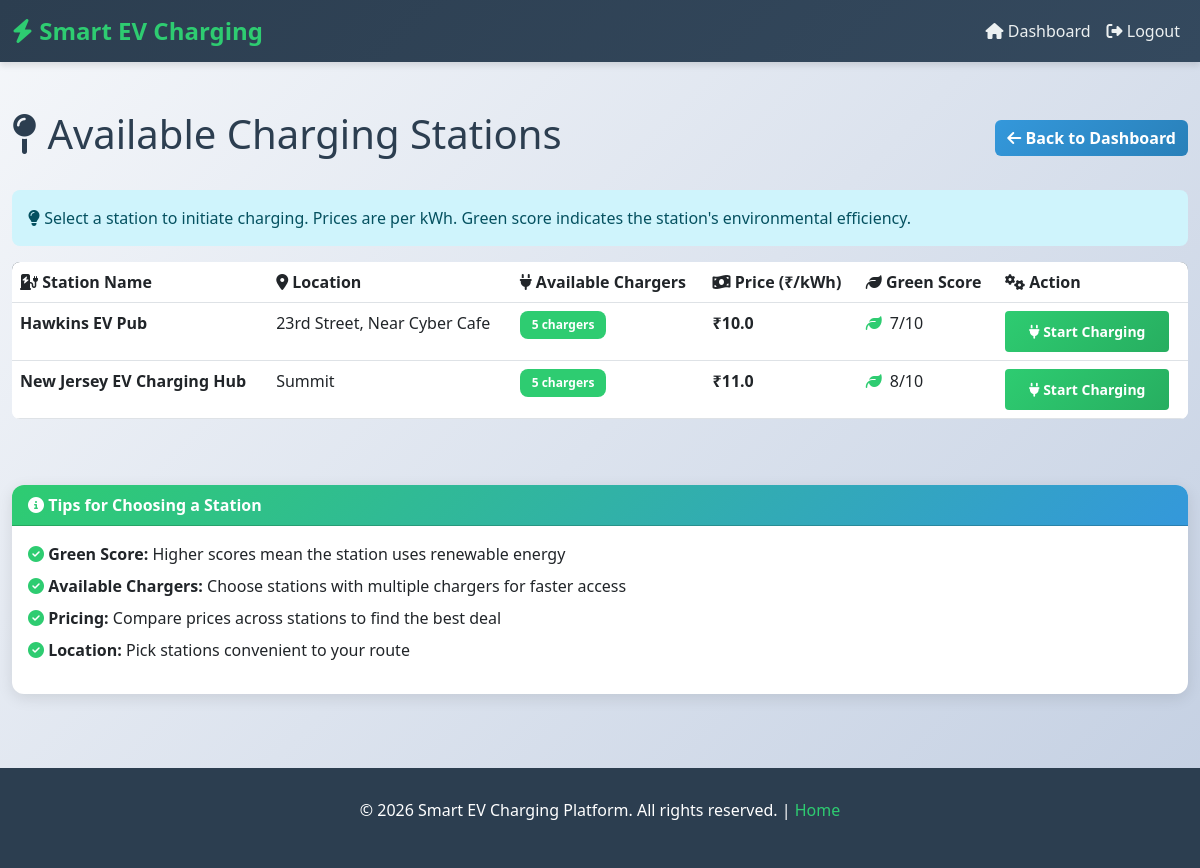
The page /user/stations (signed in) on the database as committed earlier.
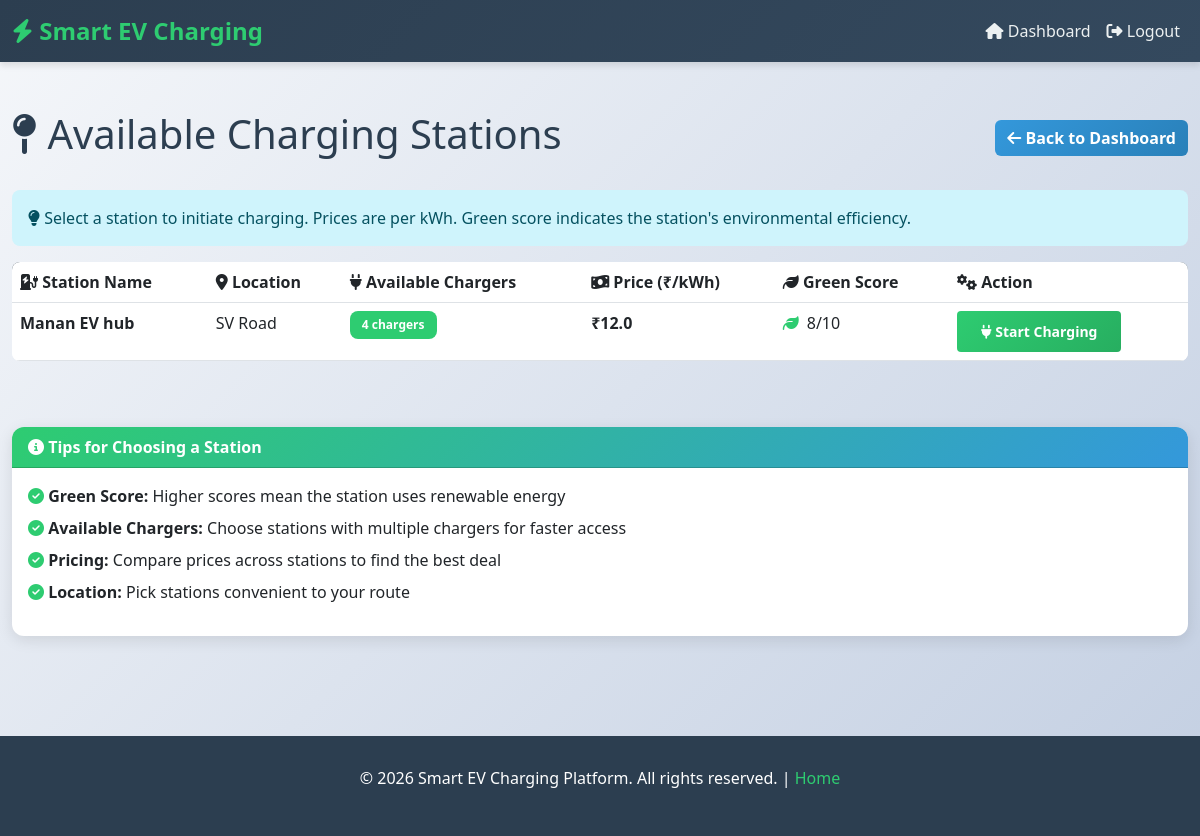
The same page on the database as committed later.
### tables this page shows
CREATE TABLE stations (
    id INTEGER PRIMARY KEY AUTOINCREMENT,
    name TEXT,
    location TEXT,
    chargers INTEGER,
    price REAL,
    green_score INTEGER,
    owner_id INTEGER,
    approved INTEGER DEFAULT 0
);

### routes/station_routes.py (the view)
@station_bp.route("/user/stations")
def user_stations():
    if session.get("role") != "user":
        return redirect("/login")
    conn = get_db()
    cur = conn.cursor()
    cur.execute("""
        SELECT id, name, location, chargers, price, green_score
        FROM stations
        WHERE approved = 1
        ORDER BY name ASC
    """)
    stations = cur.fetchall()
    conn.close()
    return render_template("user_stations.html", stations=stations)

### models/db.py (called while the page is built)
def get_db():
    return sqlite3.connect("database/ev.db")

### templates/user_stations.html (shortened to what this page needs)
{% extends "base.html" %}
{% block content %}
<div class="d-flex justify-content-between align-items-center mb-4">
    <h1><i class="fas fa-map-pin"></i> Available Charging Stations</h1>
    <a href="/user/dashboard" class="btn btn-secondary">
        <i class="fas fa-arrow-left"></i> Back to Dashboard
    </a>
</div>
<div class="alert alert-info">
    <i class="fas fa-lightbulb"></i> Select a station to initiate charging. Prices are per kWh. Green score indicates the station's environmental efficiency.
</div>
{% if stations %}
<div class="table-responsive">
    <table class="table table-hover">
        <thead>
            <tr>
                <th><i class="fas fa-charging-station"></i> Station Name</th>
                <th><i class="fas fa-map-marker-alt"></i> Location</th>
                <th><i class="fas fa-plug"></i> Available Chargers</th>
                <th><i class="fas fa-money-bill-wave"></i> Price (₹/kWh)</th>
                <th><i class="fas fa-leaf"></i> Green Score</th>
                <th><i class="fas fa-cogs"></i> Action</th>
            </tr>
        </thead>
        <tbody>
            {% for s in stations %}
            <tr>
                <td><strong>{{ s[1] }}</strong></td>
                <td>{{ s[2] }}</td>
                <td>
                    <span class="badge {% if s[3] > 0 %}badge-approved{% else %}badge-rejected{% endif %}">
                        {{ s[3] }} chargers
                    </span>
                </td>
                <td><strong>₹{{ s[4] }}</strong></td>
                <td>
                    <div class="d-flex align-items-center">
                        <i class="fas fa-leaf" style="color: #2ecc71;"></i>
                        <span class="ms-2">{{ s[5] }}/10</span>
                    </div>
                </td>
                <td>
                    <a href="/user/charge/{{ s[1] }}?price={{ s[4] }}" class="btn btn-sm btn-primary">
                        <i class="fas fa-plug"></i> Start Charging
                    </a>
                </td>
            </tr>
            {% endfor %}
        </tbody>
    </table>
</div>
{% else %}
<div class="alert alert-warning">
    <i class="fas fa-exclamation-circle"></i> No charging stations available at the moment.
</div>
{% endif %}
<div class="mt-large">
    <div class="card">
        <div class="card-header">
            <i class="fas fa-info-circle"></i> Tips for Choosing a Station
        </div>
        <div class="card-body">
            <ul class="list-unstyled">
                <li class="mb-2"><i class="fas fa-check-circle" style="color: #2ecc71;"></i> <strong>Green Score:</strong> Higher scores mean the station uses renewable energy</li>
                <li class="mb-2"><i class="fas fa-check-circle" style="color: #2ecc71;"></i> <strong>Available Chargers:</strong> Choose stations with multiple chargers for faster access</li>
                <li class="mb-2"><i class="fas fa-check-circle" style="color: #2ecc71;"></i> <strong>Pricing:</strong> Compare prices across stations to find the best deal</li>
                <li class="mb-2"><i class="fas fa-check-circle" style="color: #2ecc71;"></i> <strong>Location:</strong> Pick stations convenient to your route</li>
            </ul>
        </div>
    </div>
</div>
{% endblock %}

Rows that differ between the two databases and show on the page:
removed stations: name "New Jersey EV Charging Hub", location "Summit", chargers "5", price "11.0", green_score "8"
changed stations: name "Hawkins EV Pub" → "Manan EV hub"; location "23rd Street, Near Cyber Cafe" → "SV Road"; chargers "5" → "4"; price "10.0" → "12.0"; green_score "7" → "8"
